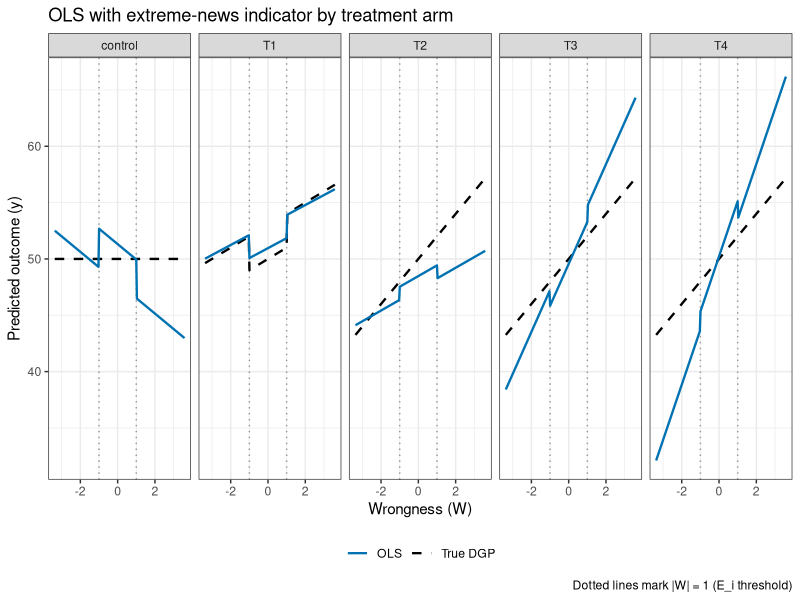
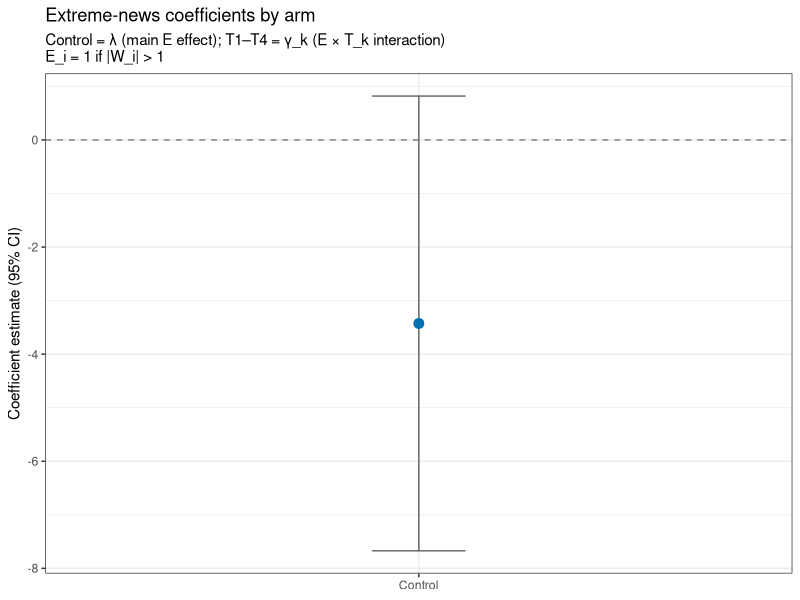

The R script that drew these images, in order:
library(dplyr)
library(ggplot2)

set.seed(42)

# ── Simulation parameters ─────────────────────────────────────────────────────

n         <- 2000
n_per_arm <- n / 5   # equal allocation across 5 arms

# Extreme-news cutoff: E_i = 1 if |W_i| > e_cutoff
e_cutoff <- 1

# True DGP coefficients matching the estimating equation:
#   y_i = α + Σ δ_k T_ik + γ W_i + Σ β_k (W_i × T_ik)
#           + λ E_i + Σ γ_k (E_i × T_ik) + ε_i

alpha   <- 50         # intercept

delta   <- c(         # main effects of T1–T4 (control is baseline)
  T1 = 0,
  T2 = 0,
  T3 = 0,
  T4 = 0
)

gamma   <- 0          # main effect of W (control: no wrongness effect)

beta    <- c(         # W_i x T_k coefficients
  T1 = 1,            # T1: modest linear W effect; extremes captured by gamma_e
  T2 = 2,
  T3 = 2,
  T4 = 2
)

lambda  <- 0          # main effect of E_i (control: no extreme-news effect)

gamma_e <- c(         # E_i x T_k coefficients
  T1 = 3,            # T1: large additional effect when news is extreme
  T2 = 0,
  T3 = 0,
  T4 = 0
)

sigma   <- 20         # residual SD

# ── Simulate data ─────────────────────────────────────────────────────────────

treatment <- factor(
  rep(c("control", "T1", "T2", "T3", "T4"), each = n_per_arm),
  levels = c("control", "T1", "T2", "T3", "T4")
)

# Wrongness: standardized difference between actual and prior crime rank.
# In the real survey this is discrete (rank 1–5), but here continuous N(0,1).
W <- rnorm(n, mean = 0, sd = 1)

# Extreme-news indicator
E <- as.numeric(abs(W) > e_cutoff)

mu <- alpha +
  (treatment == "T1") * delta["T1"] +
  (treatment == "T2") * delta["T2"] +
  (treatment == "T3") * delta["T3"] +
  (treatment == "T4") * delta["T4"] +
  gamma * W +
  (treatment == "T1") * beta["T1"] * W +
  (treatment == "T2") * beta["T2"] * W +
  (treatment == "T3") * beta["T3"] * W +
  (treatment == "T4") * beta["T4"] * W +
  lambda * E +
  (treatment == "T1") * gamma_e["T1"] * E +
  (treatment == "T2") * gamma_e["T2"] * E +
  (treatment == "T3") * gamma_e["T3"] * E +
  (treatment == "T4") * gamma_e["T4"] * E

y <- mu + rnorm(n, sd = sigma)

sim_data <- data.frame(treatment, W, E, y)

# ── OLS model ─────────────────────────────────────────────────────────────────

# y ~ α + Σ δ_k T_ik + γ W + Σ β_k (W × T_ik) + λ E + Σ γ_k (E × T_ik)
fit_ols <- lm(
  y ~ treatment + W + W:treatment + E + E:treatment,
  data = sim_data
)

cat("=== OLS model ===\n")
print(summary(fit_ols))

# ── Predictions plot ──────────────────────────────────────────────────────────

w_seq <- seq(min(W), max(W), length.out = 200)

pred_data <- expand.grid(
  W         = w_seq,
  treatment = levels(treatment)
) %>%
  mutate(
    treatment = factor(treatment, levels = levels(treatment)),
    E         = as.numeric(abs(W) > e_cutoff)
  )

pred_data$fit_ols <- predict(fit_ols, newdata = pred_data)

pred_data <- pred_data %>%
  mutate(
    true_mu = alpha +
      (treatment == "T1") * delta["T1"] +
      (treatment == "T2") * delta["T2"] +
      (treatment == "T3") * delta["T3"] +
      (treatment == "T4") * delta["T4"] +
      gamma * W +
      (treatment == "T1") * beta["T1"] * W +
      (treatment == "T2") * beta["T2"] * W +
      (treatment == "T3") * beta["T3"] * W +
      (treatment == "T4") * beta["T4"] * W +
      lambda * E +
      (treatment == "T1") * gamma_e["T1"] * E +
      (treatment == "T2") * gamma_e["T2"] * E +
      (treatment == "T3") * gamma_e["T3"] * E +
      (treatment == "T4") * gamma_e["T4"] * E
  )

p <- ggplot(pred_data, aes(x = W)) +
  geom_vline(
    xintercept = c(-e_cutoff, e_cutoff),
    linetype = "dotted", color = "grey60"
  ) +
  geom_line(aes(y = true_mu, color = "True DGP"),  linewidth = 0.8, linetype = "dashed") +
  geom_line(aes(y = fit_ols, color = "OLS"),        linewidth = 0.8) +
  facet_wrap(~ treatment, nrow = 1) +
  scale_color_manual(
    values = c("True DGP" = "black", "OLS" = "#0072B2")
  ) +
  labs(
    x     = "Wrongness (W)",
    y     = "Predicted outcome (y)",
    color = NULL,
    title = "OLS with extreme-news indicator by treatment arm",
    caption = paste0("Dotted lines mark |W| = ", e_cutoff, " (E_i threshold)")
  ) +
  theme_bw() +
  theme(legend.position = "bottom")

print(p)

# ── Coefficient plot: extreme-news terms ──────────────────────────────────────

# Extract E and E:treatment coefficients with 95% CIs
coef_df <- as.data.frame(confint(fit_ols)) %>%
  setNames(c("ci_lo", "ci_hi"))
coef_df$estimate <- coef(fit_ols)
coef_df$term     <- rownames(coef_df)

extreme_coefs <- coef_df %>%
  filter(grepl("^E($|:)", term)) %>%
  mutate(
    arm = case_when(
      term == "E"                  ~ "Control",
      term == "E:treatmentT1"      ~ "T1",
      term == "E:treatmentT2"      ~ "T2",
      term == "E:treatmentT3"      ~ "T3",
      term == "E:treatmentT4"      ~ "T4"
    ),
    arm = factor(arm, levels = c("Control", "T1", "T2", "T3", "T4"))
  )

p_coef <- ggplot(extreme_coefs, aes(x = arm, y = estimate)) +
  geom_hline(yintercept = 0, linetype = "dashed", color = "grey50") +
  geom_errorbar(aes(ymin = ci_lo, ymax = ci_hi), width = 0.15, color = "grey40") +
  geom_point(size = 3, color = "#0072B2") +
  labs(
    x     = NULL,
    y     = "Coefficient estimate (95% CI)",
    title = "Extreme-news coefficients by arm",
    subtitle = paste0(
      "Control = \u03bb (main E effect); T1\u2013T4 = \u03b3_k (E \u00d7 T_k interaction)\n",
      "E_i = 1 if |W_i| > ", e_cutoff
    )
  ) +
  theme_bw()

print(p_coef)
